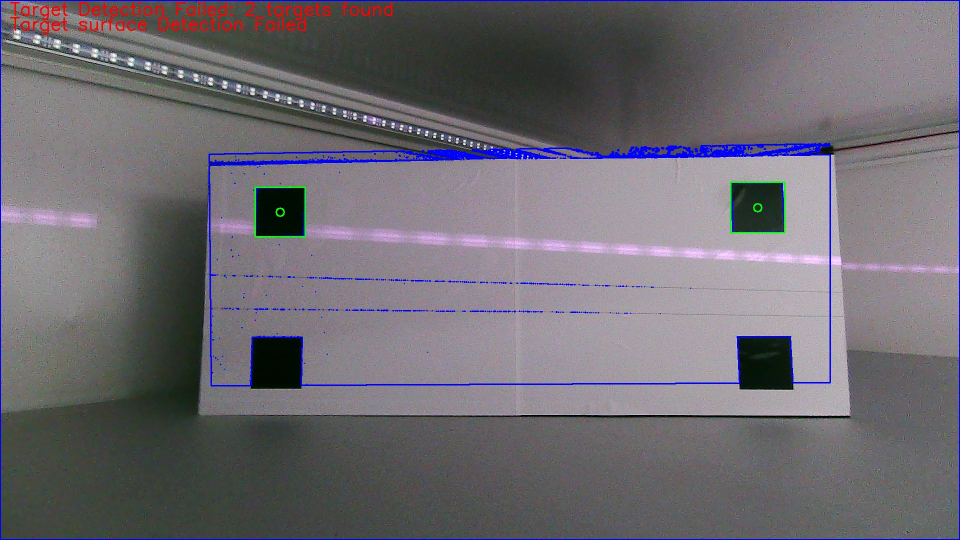
//> input picture NavigationLineDetection/image/111.jpg, 1920 x 1080 px (shown at 1/2 size)
$ ./quad_roi_test   (built with g++ and OpenCV 4)
//> lines starting //> are read from the running program, lines starting //| are printed output that depends on the picture; after the words box and inside, x2 and y2 are one past the last pixel; in counts of white or black regions, pixels touching at a corner belong together
#include <iostream>
#include <windows.h>
#include <opencv2/opencv.hpp>
#include "lidar_line_detection.h"

int main() {
    SetConsoleOutputCP(CP_UTF8);
    std::cout << "四边形ROI激光线检测测试程序" << std::endl;

    // 读取测试图像
    cv::Mat testImage = cv::imread("D:\\OpenCV\\Code\\PV31\\image\\111.jpg");
//> testImage is the input picture: 1080 rows x 1920 cols, CV_8UC3; mean B, G, R 113.5, 106.7, 110.5
    if (testImage.empty()) {
        std::cout << "[错误] 无法加载测试图像" << std::endl;
        return 1;
    }

    // 创建四边形ROI可视化图像
    cv::Mat visualizationImage = testImage.clone();

    // 定义四边形ROI的四个点
    std::vector<cv::Point> quadPoints = {
        cv::Point(322, 548),
        cv::Point(1601, 587),
        cv::Point(1604, 632),
        cv::Point(322, 619)
    };

    // 绘制四边形ROI
    for (int i = 0; i < 4; i++) {
        cv::line(visualizationImage, quadPoints[i], quadPoints[(i + 1) % 4], cv::Scalar(0, 255, 0), 3);
        cv::circle(visualizationImage, quadPoints[i], 5, cv::Scalar(0, 0, 255), -1);
        cv::putText(visualizationImage, "X" + std::to_string(i + 1),
                   quadPoints[i] + cv::Point(10, 10), cv::FONT_HERSHEY_SIMPLEX, 1.2, cv::Scalar(255, 255, 255), 2);
    }
//> this loop made 4 passes
//> pass 1, `cv::putText(visualizationImage, "X" + std::to_string(i + 1), quadPoint..`:
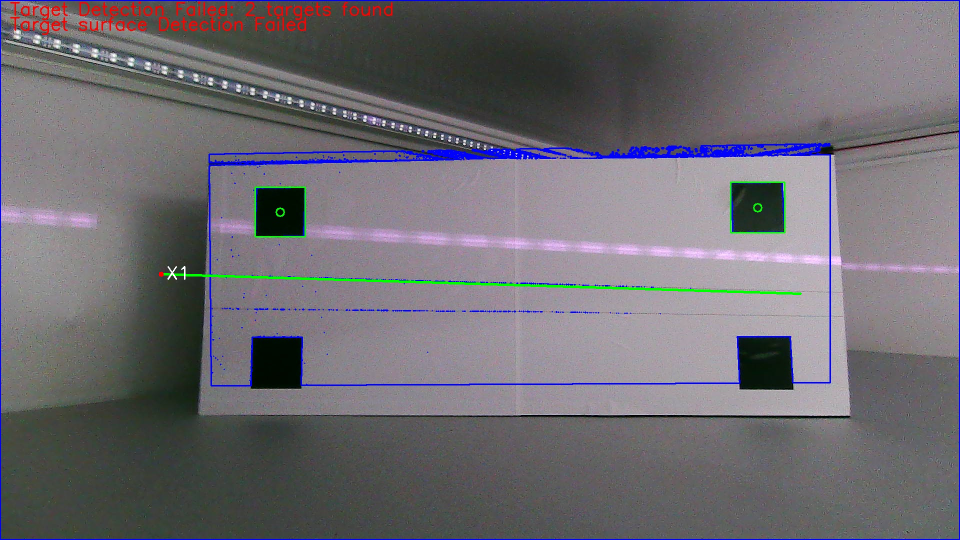
//> visualizationImage: 1080 rows x 1920 cols, CV_8UC3 (shown at 1/2 size); 0.32% of pixels changed, all inside (x1, y1, x2, y2) = (317, 532, 1604, 590)
//> pass 3, `cv::putText(visualizationImage, "X" + std::to_string(i + 1), quadPoint..`:
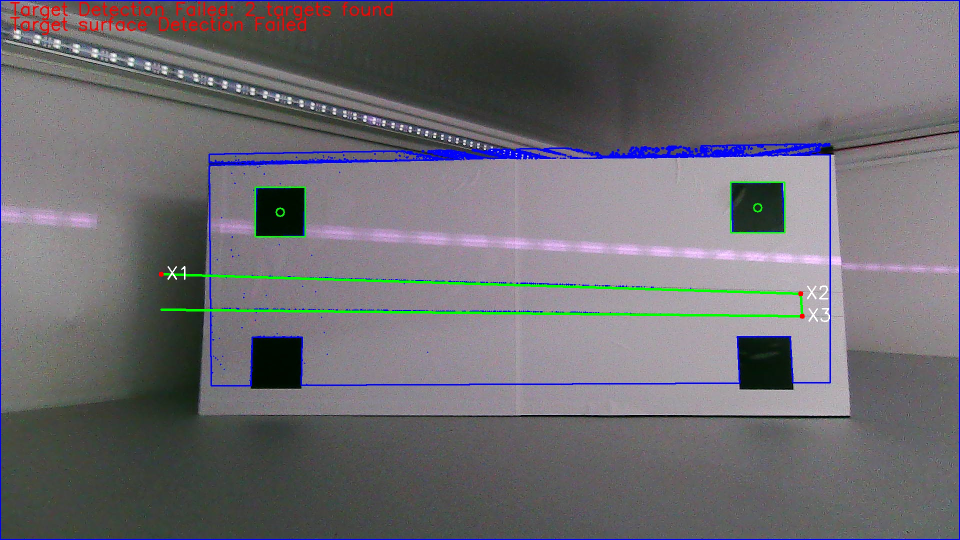
//> visualizationImage: 1080 rows x 1920 cols, CV_8UC3 (shown at 1/2 size); mean B, G, R 112.6, 107.6, 109.7
//> after the loop: visualizationImage: 1080 rows x 1920 cols, CV_8UC3; 782 pixels changed, all inside (x1, y1, x2, y2) = (317, 546, 380, 631)

    // 保存四边形ROI可视化图像
    cv::imwrite("D:\\OpenCV\\Code\\PV31\\output\\quad_roi_visualization.jpg", visualizationImage);
    std::cout << "四边形ROI可视化图像已保存: D:\\OpenCV\\Code\\PV31\\output\\quad_roi_visualization.jpg" << std::endl;

    // 测试四边形ROI激光线检测
    std::string roiConfigPath = "D:\\OpenCV\\Code\\PV31\\config\\ROI_CONFIG.ini";
//> (the run ends here: the program needs code that is not available in this run, at `LidarLineDetector::LidarLineResult result = LidarLineDetector::lineDet..`)
